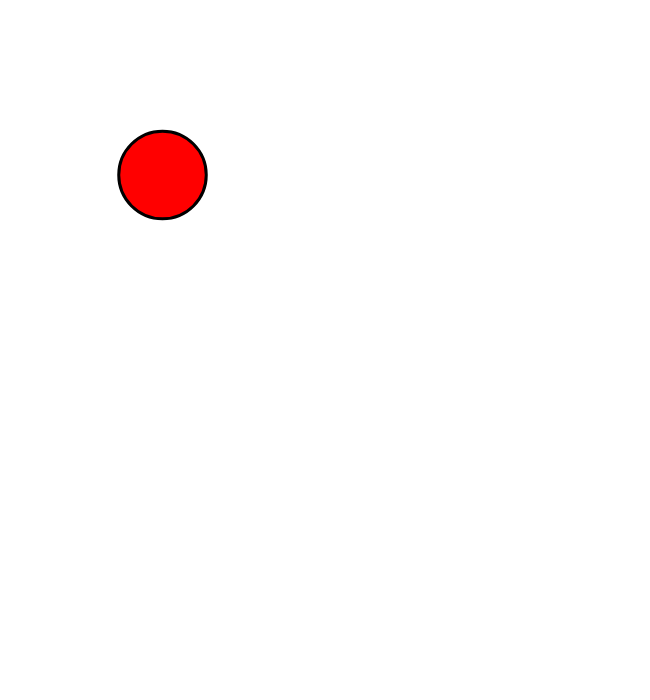
Frame 1 (no input)
Frame 60 (no input): identical to frame 1, image omitted
Frame 120 (the mouse pressed at the canvas centre since frame 60): identical to frame 1, image omitted

The p5.js sketch that drew this single still picture (run headless with seeded random() and noise() and a simulated clock; from frame 60 on, the mouse is pressed at the canvas centre):

// p5.js sketch
// ── sketch.js
function setup(){
  createCanvas(650,700);
  background(600);
}

function draw() {
  background(300);
  stroke(0);
  strokeWeight(3);
  
  if(mouseX<width/2) {
    if(mouseY<height/2){
      fill(255,0,0);
    
    }
    else{
      fill(0,255,0);
    }
  }
  
  
  if (mouseX > width / 2) 
   if (mouseY < height / 2) {
    fill(4, 255, 4); 
  }
  
  if (mouseX > width / 2) 
   if (mouseY > height / 2) {
    fill(0, 0, 0); 
  }
  
 if (mouseX < width / 2) {
  if (mouseY > height / 2) 
    fill(255, 255, 300); 
  }
      
   
  circle(width/4,height/4,height/8);
  
}
